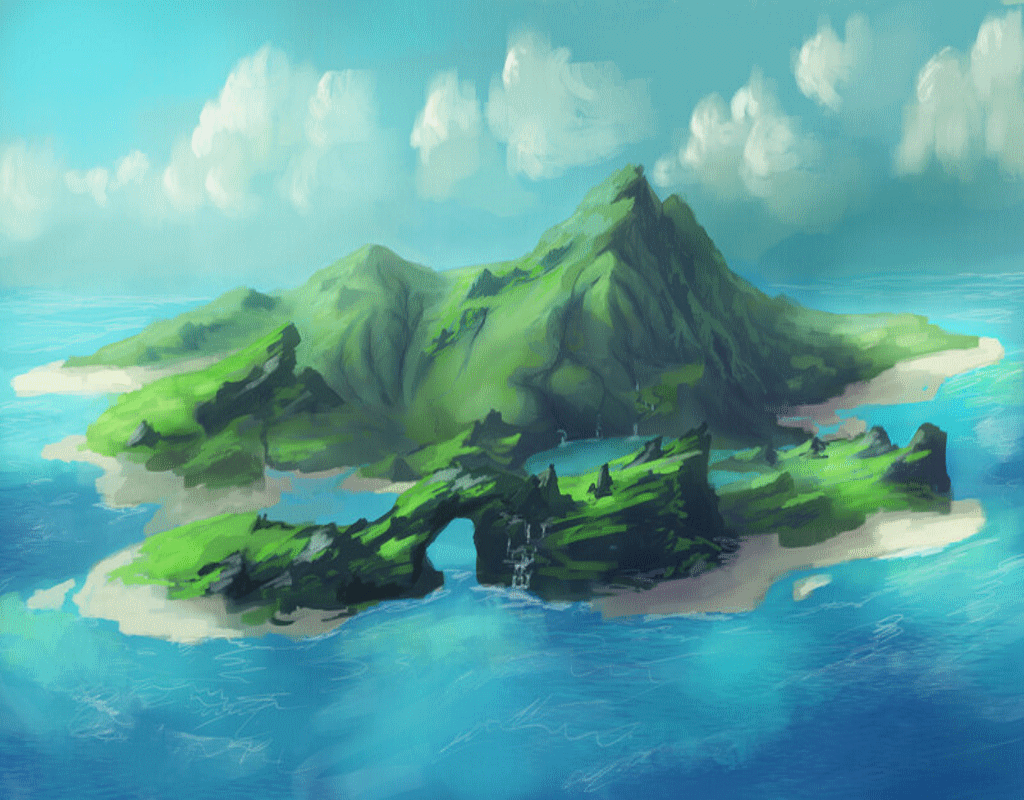

A level layout from a 2D game, rendered from its tile map. Below: a short description, then the map file with tile-grid data replaced by summaries:
An orthogonal 64x50 tile map with 16x16 px tiles, 1 tile layer (Calque de Tuiles 1).

<map version="1.8" tiledversion="1.8.5" orientation="orthogonal" renderorder="right-down" width="64" height="50" tilewidth="16" tileheight="16" infinite="0" nextlayerid="2" nextobjectid="1">
 <tileset firstgid="1" source="map_assets/island_background.tsx" />
 <layer id="1" name="Calque de Tuiles 1" width="64" height="50">
  <data>[3200 cells, 3200 non-empty, 3200 distinct tile ids]</data>
 </layer>
</map>